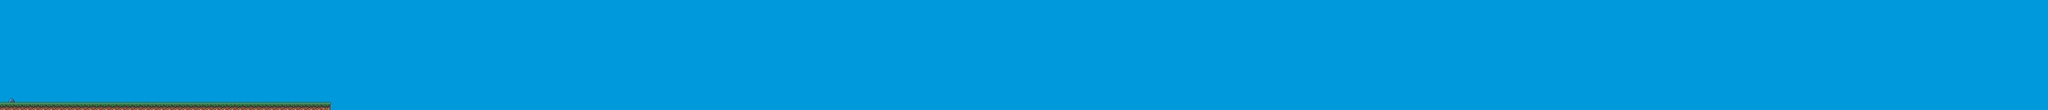

The image is a tile-based game level rendered from a .tmx file. Its description and source (layers, tilesets, objects; grid data summarised) follow:
An orthogonal 260x14 tile map with 16x16 px tiles, 2 tile layers (Background, Tiles) and 302 objects.

<map version="1.2" tiledversion="1.3.2" orientation="orthogonal" renderorder="right-down" compressionlevel="0" width="260" height="14" tilewidth="16" tileheight="16" infinite="0" nextlayerid="15" nextobjectid="336">
 <tileset firstgid="1" name="level1" tilewidth="16" tileheight="16" spacing="6" margin="4" tilecount="46" columns="46">
  <image source="level1.png" width="1024" height="32" />
 </tileset>
 <layer id="13" name="Background" width="260" height="14">
  <data>[3640 cells, 3640 non-empty, 1 distinct tile ids]</data>
 </layer>
 <layer id="2" name="Tiles" width="260" height="14">
  <data>[3640 cells, 43 non-empty, 3 distinct tile ids]</data>
 </layer>
 <objectgroup id="3" name="Hitbox">
  <object id="34" x="0" y="208" width="672" height="16" />
  <object id="335" x="672" y="208" width="352" height="16" />
 </objectgroup>
 <objectgroup id="4" name="Bricks" />
 <objectgroup id="5" name="Enemy1" />
 <objectgroup id="6" name="Enemy2" />
 <objectgroup id="14" name="Enemy3" />
 <objectgroup id="8" name="Coins">
  <object id="35" x="64" y="160" width="16" height="16" />
  <object id="36" x="64" y="144" width="16" height="16" />
  <object id="37" x="64" y="176" width="16" height="16" />
  <object id="38" x="64" y="192" width="16" height="16" />
  <object id="39" x="64" y="128" width="16" height="16" />
  <object id="40" x="80" y="192" width="16" height="16" />
  <object id="41" x="80" y="176" width="16" height="16" />
  <object id="42" x="80" y="160" width="16" height="16" />
  <object id="43" x="80" y="144" width="16" height="16" />
  <object id="44" x="80" y="128" width="16" height="16" />
  <object id="45" x="96" y="192" width="16" height="16" />
  <object id="46" x="96" y="176" width="16" height="16" />
  <object id="47" x="96" y="160" width="16" height="16" />
  <object id="48" x="96" y="144" width="16" height="16" />
  <object id="49" x="96" y="128" width="16" height="16" />
  <object id="50" x="112" y="192" width="16" height="16" />
  <object id="51" x="112" y="176" width="16" height="16" />
  <object id="52" x="112" y="160" width="16" height="16" />
  <object id="53" x="112" y="144" width="16" height="16" />
  <object id="54" x="112" y="128" width="16" height="16" />
  <object id="55" x="176" y="192" width="16" height="16" />
  <object id="56" x="160" y="192" width="16" height="16" />
  <object id="57" x="144" y="192" width="16" height="16" />
  <object id="58" x="128" y="192" width="16" height="16" />
  <object id="59" x="176" y="176" width="16" height="16" />
  <object id="60" x="160" y="176" width="16" height="16" />
  <object id="61" x="144" y="176" width="16" height="16" />
  <object id="62" x="128" y="176" width="16" height="16" />
  <object id="63" x="176" y="160" width="16" height="16" />
  <object id="64" x="160" y="160" width="16" height="16" />
  <object id="65" x="144" y="160" width="16" height="16" />
  <object id="66" x="128" y="160" width="16" height="16" />
  <object id="67" x="176" y="144" width="16" height="16" />
  <object id="68" x="160" y="144" width="16" height="16" />
  <object id="69" x="144" y="144" width="16" height="16" />
  <object id="70" x="128" y="144" width="16" height="16" />
  <object id="71" x="176" y="128" width="16" height="16" />
  <object id="72" x="160" y="128" width="16" height="16" />
  <object id="73" x="144" y="128" width="16" height="16" />
  <object id="74" x="128" y="128" width="16" height="16" />
  <object id="75" x="240" y="192" width="16" height="16" />
  <object id="76" x="224" y="192" width="16" height="16" />
  <object id="77" x="208" y="192" width="16" height="16" />
  <object id="78" x="192" y="192" width="16" height="16" />
  <object id="79" x="240" y="176" width="16" height="16" />
  <object id="80" x="224" y="176" width="16" height="16" />
  <object id="81" x="208" y="176" width="16" height="16" />
  <object id="82" x="192" y="176" width="16" height="16" />
  <object id="83" x="240" y="160" width="16" height="16" />
  <object id="84" x="224" y="160" width="16" height="16" />
  <object id="85" x="208" y="160" width="16" height="16" />
  <object id="86" x="192" y="160" width="16" height="16" />
  <object id="87" x="240" y="144" width="16" height="16" />
  <object id="88" x="224" y="144" width="16" height="16" />
  <object id="89" x="208" y="144" width="16" height="16" />
  <object id="90" x="192" y="144" width="16" height="16" />
  <object id="91" x="240" y="128" width="16" height="16" />
  <object id="92" x="224" y="128" width="16" height="16" />
  <object id="93" x="208" y="128" width="16" height="16" />
  <object id="94" x="192" y="128" width="16" height="16" />
  <object id="95" x="304" y="192" width="16" height="16" />
  <object id="96" x="288" y="192" width="16" height="16" />
  <object id="97" x="272" y="192" width="16" height="16" />
  <object id="98" x="256" y="192" width="16" height="16" />
  <object id="99" x="304" y="176" width="16" height="16" />
  <object id="100" x="288" y="176" width="16" height="16" />
  <object id="101" x="272" y="176" width="16" height="16" />
  <object id="102" x="256" y="176" width="16" height="16" />
  <object id="103" x="304" y="160" width="16" height="16" />
  <object id="104" x="288" y="160" width="16" height="16" />
  <object id="105" x="272" y="160" width="16" height="16" />
  <object id="106" x="256" y="160" width="16" height="16" />
  <object id="107" x="304" y="144" width="16" height="16" />
  <object id="108" x="288" y="144" width="16" height="16" />
  <object id="109" x="272" y="144" width="16" height="16" />
  <object id="110" x="256" y="144" width="16" height="16" />
  <object id="111" x="304" y="128" width="16" height="16" />
  <object id="112" x="288" y="128" width="16" height="16" />
  <object id="113" x="272" y="128" width="16" height="16" />
  <object id="114" x="256" y="128" width="16" height="16" />
  <object id="115" x="368" y="192" width="16" height="16" />
  <object id="116" x="352" y="192" width="16" height="16" />
  <object id="117" x="336" y="192" width="16" height="16" />
  <object id="118" x="320" y="192" width="16" height="16" />
  <object id="119" x="368" y="176" width="16" height="16" />
  <object id="120" x="352" y="176" width="16" height="16" />
  <object id="121" x="336" y="176" width="16" height="16" />
  <object id="122" x="320" y="176" width="16" height="16" />
  <object id="123" x="368" y="160" width="16" height="16" />
  <object id="124" x="352" y="160" width="16" height="16" />
  <object id="125" x="336" y="160" width="16" height="16" />
  <object id="126" x="320" y="160" width="16" height="16" />
  <object id="127" x="368" y="144" width="16" height="16" />
  <object id="128" x="352" y="144" width="16" height="16" />
  <object id="129" x="336" y="144" width="16" height="16" />
  <object id="130" x="320" y="144" width="16" height="16" />
  <object id="131" x="368" y="128" width="16" height="16" />
  <object id="132" x="352" y="128" width="16" height="16" />
  <object id="133" x="336" y="128" width="16" height="16" />
  <object id="134" x="320" y="128" width="16" height="16" />
  <object id="135" x="640" y="192" width="16" height="16" />
  <object id="136" x="656" y="192" width="16" height="16" />
  <object id="137" x="672" y="192" width="16" height="16" />
  <object id="138" x="688" y="192" width="16" height="16" />
  <object id="139" x="576" y="192" width="16" height="16" />
  <object id="140" x="592" y="192" width="16" height="16" />
  <object id="141" x="608" y="192" width="16" height="16" />
  </objectgroup>
 <objectgroup id="9" name="ObjectMovingSide" />
 <objectgroup id="10" name="ObjectMovingDown" />
 <objectgroup id="11" name="Special1" />
 <objectgroup id="12" name="Special2" />
</map>
<!-- 193 of 302 objects omitted -->
